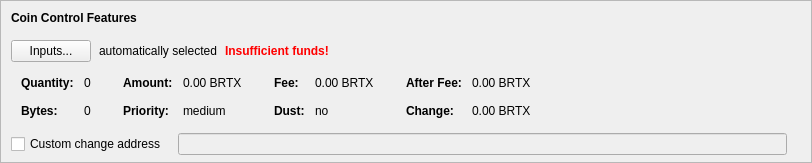
    <widget class="QFrame" name="frameCoinControl">
     <property name="sizePolicy">
      <sizepolicy hsizetype="Expanding" vsizetype="Expanding">
       <horstretch>0</horstretch>
       <verstretch>0</verstretch>
      </sizepolicy>
     </property>
     <property name="maximumSize">
      <size>
       <width>16777215</width>
       <height>16777215</height>
      </size>
     </property>
     <property name="frameShape">
      <enum>QFrame::StyledPanel</enum>
     </property>
     <property name="frameShadow">
      <enum>QFrame::Sunken</enum>
     </property>
     <layout class="QVBoxLayout" name="verticalLayoutCoinControl2">
      <property name="spacing">
       <number>0</number>
      </property>
      <property name="leftMargin">
       <number>0</number>
      </property>
      <property name="topMargin">
       <number>0</number>
      </property>
      <property name="rightMargin">
       <number>0</number>
      </property>
      <property name="bottomMargin">
       <number>6</number>
      </property>
      <item>
       <layout class="QVBoxLayout" name="verticalLayoutCoinControl" stretch="0,0,0,0,1">
        <property name="spacing">
         <number>0</number>
        </property>
        <property name="leftMargin">
         <number>10</number>
        </property>
        <property name="topMargin">
         <number>10</number>
        </property>
        <item>
         <layout class="QHBoxLayout" name="horizontalLayoutCoinControl1">
          <property name="bottomMargin">
           <number>15</number>
          </property>
          <item>
           <widget class="QLabel" name="labelCoinControlFeatures">
            <property name="sizePolicy">
             <sizepolicy hsizetype="Preferred" vsizetype="Maximum">
              <horstretch>0</horstretch>
              <verstretch>0</verstretch>
             </sizepolicy>
            </property>
            <property name="font">
             <font>
              <weight>75</weight>
              <bold>true</bold>
             </font>
            </property>
            <property name="styleSheet">
             <string notr="true">font-weight:bold;</string>
            </property>
            <property name="text">
             <string>Coin Control Features</string>
            </property>
           </widget>
          </item>
         </layout>
        </item>
        <item>
         <layout class="QHBoxLayout" name="horizontalLayoutCoinControl2" stretch="0,0,0,0">
          <property name="spacing">
           <number>8</number>
          </property>
          <property name="bottomMargin">
           <number>10</number>
          </property>
          <item>
           <widget class="QPushButton" name="pushButtonCoinControl">
            <property name="styleSheet">
             <string notr="true"/>
            </property>
            <property name="text">
             <string>Inputs...</string>
            </property>
            <property name="autoDefault">
             <bool>false</bool>
            </property>
           </widget>
          </item>
          <item>
           <widget class="QLabel" name="labelCoinControlAutomaticallySelected">
            <property name="text">
             <string>automatically selected</string>
            </property>
            <property name="margin">
             <number>5</number>
            </property>
           </widget>
          </item>
          <item>
           <widget class="QLabel" name="labelCoinControlInsuffFunds">
            <property name="font">
             <font>
              <weight>75</weight>
              <bold>true</bold>
             </font>
            </property>
            <property name="styleSheet">
             <string notr="true">color:red;font-weight:bold;</string>
            </property>
            <property name="text">
             <string>Insufficient funds!</string>
            </property>
            <property name="margin">
             <number>5</number>
            </property>
           </widget>
          </item>
          <item>
           <spacer name="horizontalSpacerCoinControl">
            <property name="orientation">
             <enum>Qt::Horizontal</enum>
            </property>
            <property name="sizeHint" stdset="0">
             <size>
              <width>40</width>
              <height>1</height>
             </size>
            </property>
           </spacer>
          </item>
         </layout>
        </item>
        <item>
         <widget class="QWidget" name="widgetCoinControl" native="true">
          <property name="sizePolicy">
           <sizepolicy hsizetype="Preferred" vsizetype="Preferred">
            <horstretch>0</horstretch>
            <verstretch>0</verstretch>
           </sizepolicy>
          </property>
          <property name="minimumSize">
           <size>
            <width>0</width>
            <height>0</height>
           </size>
          </property>
          <property name="styleSheet">
           <string notr="true"/>
          </property>
          <layout class="QHBoxLayout" name="horizontalLayoutCoinControl5">
           <property name="leftMargin">
            <number>0</number>
           </property>
           <property name="topMargin">
            <number>0</number>
           </property>
           <property name="rightMargin">
            <number>0</number>
           </property>
           <property name="bottomMargin">
            <number>0</number>
           </property>
           <item>
            <layout class="QHBoxLayout" name="horizontalLayoutCoinControl3" stretch="0,0,0,1">
             <property name="spacing">
              <number>20</number>
             </property>
             <property name="topMargin">
              <number>0</number>
             </property>
             <property name="bottomMargin">
              <number>10</number>
             </property>
             <item>
              <layout class="QFormLayout" name="formLayoutCoinControl1">
               <property name="horizontalSpacing">
                <number>10</number>
               </property>
               <property name="verticalSpacing">
                <number>14</number>
               </property>
               <property name="leftMargin">
                <number>10</number>
               </property>
               <property name="topMargin">
                <number>4</number>
               </property>
               <property name="rightMargin">
                <number>6</number>
               </property>
               <item row="0" column="0">
                <widget class="QLabel" name="labelCoinControlQuantityText">
                 <property name="font">
                  <font>
                   <weight>75</weight>
                   <bold>true</bold>
                  </font>
                 </property>
                 <property name="text">
                  <string>Quantity:</string>
                 </property>
                 <property name="margin">
                  <number>0</number>
                 </property>
                </widget>
               </item>
               <item row="0" column="1">
                <widget class="QLabel" name="labelCoinControlQuantity">
                 <property name="cursor">
                  <cursorShape>IBeamCursor</cursorShape>
                 </property>
                 <property name="contextMenuPolicy">
                  <enum>Qt::ActionsContextMenu</enum>
                 </property>
                 <property name="text">
                  <string notr="true">0</string>
                 </property>
                 <property name="margin">
                  <number>0</number>
                 </property>
                 <property name="textInteractionFlags">
                  <set>Qt::LinksAccessibleByMouse|Qt::TextSelectableByKeyboard|Qt::TextSelectableByMouse</set>
                 </property>
                </widget>
               </item>
               <item row="1" column="0">
                <widget class="QLabel" name="labelCoinControlBytesText">
                 <property name="font">
                  <font>
                   <weight>75</weight>
                   <bold>true</bold>
                  </font>
                 </property>
                 <property name="text">
                  <string>Bytes:</string>
                 </property>
                </widget>
               </item>
               <item row="1" column="1">
                <widget class="QLabel" name="labelCoinControlBytes">
                 <property name="cursor">
                  <cursorShape>IBeamCursor</cursorShape>
                 </property>
                 <property name="contextMenuPolicy">
                  <enum>Qt::ActionsContextMenu</enum>
                 </property>
                 <property name="text">
                  <string notr="true">0</string>
                 </property>
                 <property name="textInteractionFlags">
                  <set>Qt::LinksAccessibleByMouse|Qt::TextSelectableByKeyboard|Qt::TextSelectableByMouse</set>
                 </property>
                </widget>
               </item>
              </layout>
             </item>
             <item>
              <layout class="QFormLayout" name="formLayoutCoinControl2">
               <property name="horizontalSpacing">
                <number>10</number>
               </property>
               <property name="verticalSpacing">
                <number>14</number>
               </property>
               <property name="leftMargin">
                <number>6</number>
               </property>
               <property name="topMargin">
                <number>4</number>
               </property>
               <property name="rightMargin">
                <number>6</number>
               </property>
               <item row="0" column="0">
                <widget class="QLabel" name="labelCoinControlAmountText">
                 <property name="font">
                  <font>
                   <weight>75</weight>
                   <bold>true</bold>
                  </font>
                 </property>
                 <property name="text">
                  <string>Amount:</string>
                 </property>
                 <property name="margin">
                  <number>0</number>
                 </property>
                </widget>
               </item>
               <item row="0" column="1">
                <widget class="QLabel" name="labelCoinControlAmount">
                 <property name="cursor">
                  <cursorShape>IBeamCursor</cursorShape>
                 </property>
                 <property name="contextMenuPolicy">
                  <enum>Qt::ActionsContextMenu</enum>
                 </property>
                 <property name="text">
                  <string notr="true">0.00 BRTX</string>
                 </property>
                 <property name="textInteractionFlags">
                  <set>Qt::LinksAccessibleByMouse|Qt::TextSelectableByKeyboard|Qt::TextSelectableByMouse</set>
                 </property>
                </widget>
               </item>
               <item row="1" column="0">
                <widget class="QLabel" name="labelCoinControlPriorityText">
                 <property name="font">
                  <font>
                   <weight>75</weight>
                   <bold>true</bold>
                  </font>
                 </property>
                 <property name="text">
                  <string>Priority:</string>
                 </property>
                </widget>
               </item>
               <item row="1" column="1">
                <widget class="QLabel" name="labelCoinControlPriority">
                 <property name="cursor">
                  <cursorShape>IBeamCursor</cursorShape>
                 </property>
                 <property name="contextMenuPolicy">
                  <enum>Qt::ActionsContextMenu</enum>
                 </property>
                 <property name="text">
                  <string notr="true">medium</string>
                 </property>
                 <property name="textInteractionFlags">
                  <set>Qt::LinksAccessibleByMouse|Qt::TextSelectableByKeyboard|Qt::TextSelectableByMouse</set>
                 </property>
                </widget>
               </item>
              </layout>
             </item>
             <item>
              <layout class="QFormLayout" name="formLayoutCoinControl3">
               <property name="horizontalSpacing">
                <number>10</number>
               </property>
               <property name="verticalSpacing">
                <number>14</number>
               </property>
               <property name="leftMargin">
                <number>6</number>
               </property>
               <property name="topMargin">
                <number>4</number>
               </property>
               <property name="rightMargin">
                <number>6</number>
               </property>
               <item row="0" column="0">
                <widget class="QLabel" name="labelCoinControlFeeText">
                 <property name="font">
                  <font>
                   <weight>75</weight>
                   <bold>true</bold>
                  </font>
                 </property>
                 <property name="text">
                  <string>Fee:</string>
                 </property>
                 <property name="margin">
                  <number>0</number>
                 </property>
                </widget>
               </item>
               <item row="0" column="1">
                <widget class="QLabel" name="labelCoinControlFee">
                 <property name="cursor">
                  <cursorShape>IBeamCursor</cursorShape>
                 </property>
                 <property name="contextMenuPolicy">
                  <enum>Qt::ActionsContextMenu</enum>
                 </property>
                 <property name="text">
                  <string notr="true">0.00 BRTX</string>
                 </property>
                 <property name="textInteractionFlags">
                  <set>Qt::LinksAccessibleByMouse|Qt::TextSelectableByKeyboard|Qt::TextSelectableByMouse</set>
                 </property>
                </widget>
               </item>
               <item row="1" column="0">
                <widget class="QLabel" name="labelCoinControlLowOutputText">
                 <property name="font">
                  <font>
                   <weight>75</weight>
                   <bold>true</bold>
                  </font>
                 </property>
                 <property name="text">
                  <string>Dust:</string>
                 </property>
                </widget>
               </item>
               <item row="1" column="1">
                <widget class="QLabel" name="labelCoinControlLowOutput">
                 <property name="cursor">
                  <cursorShape>IBeamCursor</cursorShape>
                 </property>
                 <property name="contextMenuPolicy">
                  <enum>Qt::ActionsContextMenu</enum>
                 </property>
                 <property name="text">
                  <string notr="true">no</string>
                 </property>
                 <property name="textInteractionFlags">
                  <set>Qt::LinksAccessibleByMouse|Qt::TextSelectableByKeyboard|Qt::TextSelectableByMouse</set>
                 </property>
                </widget>
               </item>
              </layout>
             </item>
             <item>
              <layout class="QFormLayout" name="formLayoutCoinControl4">
               <property name="horizontalSpacing">
                <number>10</number>
               </property>
               <property name="verticalSpacing">
                <number>14</number>
               </property>
               <property name="leftMargin">
                <number>6</number>
               </property>
               <property name="topMargin">
                <number>4</number>
               </property>
               <property name="rightMargin">
                <number>6</number>
               </property>
               <item row="0" column="0">
                <widget class="QLabel" name="labelCoinControlAfterFeeText">
                 <property name="font">
                  <font>
                   <weight>75</weight>
                   <bold>true</bold>
                  </font>
                 </property>
                 <property name="text">
                  <string>After Fee:</string>
                 </property>
                 <property name="margin">
                  <number>0</number>
                 </property>
                </widget>
               </item>
               <item row="0" column="1">
                <widget class="QLabel" name="labelCoinControlAfterFee">
                 <property name="cursor">
                  <cursorShape>IBeamCursor</cursorShape>
                 </property>
                 <property name="contextMenuPolicy">
                  <enum>Qt::ActionsContextMenu</enum>
                 </property>
                 <property name="text">
                  <string notr="true">0.00 BRTX</string>
                 </property>
                 <property name="textInteractionFlags">
                  <set>Qt::LinksAccessibleByMouse|Qt::TextSelectableByKeyboard|Qt::TextSelectableByMouse</set>
                 </property>
                </widget>
               </item>
               <item row="1" column="0">
                <widget class="QLabel" name="labelCoinControlChangeText">
                 <property name="font">
                  <font>
                   <weight>75</weight>
                   <bold>true</bold>
                  </font>
                 </property>
                 <property name="text">
                  <string>Change:</string>
                 </property>
                </widget>
               </item>
               <item row="1" column="1">
                <widget class="QLabel" name="labelCoinControlChange">
                 <property name="cursor">
                  <cursorShape>IBeamCursor</cursorShape>
                 </property>
                 <property name="contextMenuPolicy">
                  <enum>Qt::ActionsContextMenu</enum>
                 </property>
                 <property name="text">
                  <string notr="true">0.00 BRTX</string>
                 </property>
                 <property name="textInteractionFlags">
                  <set>Qt::LinksAccessibleByMouse|Qt::TextSelectableByKeyboard|Qt::TextSelectableByMouse</set>
                 </property>
                </widget>
               </item>
              </layout>
             </item>
            </layout>
           </item>
          </layout>
         </widget>
        </item>
        <item>
         <layout class="QHBoxLayout" name="horizontalLayoutCoinControl4" stretch="0,0,0">
          <property name="spacing">
           <number>12</number>
          </property>
          <property name="sizeConstraint">
           <enum>QLayout::SetDefaultConstraint</enum>
          </property>
          <property name="topMargin">
           <number>5</number>
          </property>
          <property name="rightMargin">
           <number>5</number>
          </property>
          <item>
           <widget class="QCheckBox" name="checkBoxCoinControlChange">
            <property name="toolTip">
             <string>If this is activated, but the change address is empty or invalid, change will be sent to a newly generated address.</string>
            </property>
            <property name="text">
             <string>Custom change address</string>
            </property>
           </widget>
          </item>
          <item>
           <widget class="QValidatedLineEdit" name="lineEditCoinControlChange">
            <property name="enabled">
             <bool>false</bool>
            </property>
            <property name="sizePolicy">
             <sizepolicy hsizetype="Expanding" vsizetype="Fixed">
              <horstretch>0</horstretch>
              <verstretch>0</verstretch>
             </sizepolicy>
            </property>
           </widget>
          </item>
          <item>
           <widget class="QLabel" name="labelCoinControlChangeLabel">
            <property name="sizePolicy">
             <sizepolicy hsizetype="Preferred" vsizetype="Expanding">
              <horstretch>0</horstretch>
              <verstretch>0</verstretch>
             </sizepolicy>
            </property>
            <property name="minimumSize">
             <size>
              <width>0</width>
              <height>0</height>
             </size>
            </property>
            <property name="text">
             <string/>
            </property>
            <property name="margin">
             <number>3</number>
            </property>
           </widget>
          </item>
         </layout>
        </item>
        <item>
         <spacer name="verticalSpacerCoinControl">
          <property name="orientation">
           <enum>Qt::Vertical</enum>
          </property>
          <property name="sizeHint" stdset="0">
           <size>
            <width>800</width>
            <height>1</height>
           </size>
          </property>
         </spacer>
        </item>
       </layout>
      </item>
     </layout>
    </widget>
